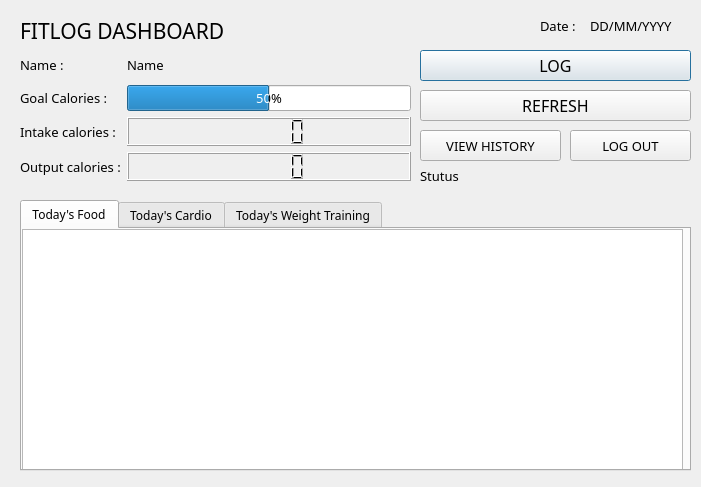
<?xml version="1.0" encoding="UTF-8"?>
<ui version="4.0">
 <class>Dashboard</class>
 <widget class="QDialog" name="Dashboard">
  <property name="geometry">
   <rect>
    <x>0</x>
    <y>0</y>
    <width>701</width>
    <height>487</height>
   </rect>
  </property>
  <property name="windowTitle">
   <string>Dialog</string>
  </property>
  <widget class="QPushButton" name="button_log">
   <property name="geometry">
    <rect>
     <x>420</x>
     <y>50</y>
     <width>271</width>
     <height>31</height>
    </rect>
   </property>
   <property name="font">
    <font>
     <family>Prompt</family>
     <pointsize>12</pointsize>
    </font>
   </property>
   <property name="text">
    <string>LOG</string>
   </property>
  </widget>
  <widget class="QLabel" name="label">
   <property name="geometry">
    <rect>
     <x>20</x>
     <y>20</y>
     <width>211</width>
     <height>21</height>
    </rect>
   </property>
   <property name="font">
    <font>
     <family>Prompt</family>
     <pointsize>16</pointsize>
    </font>
   </property>
   <property name="text">
    <string>FITLOG DASHBOARD</string>
   </property>
  </widget>
  <widget class="QWidget" name="gridLayoutWidget">
   <property name="geometry">
    <rect>
     <x>20</x>
     <y>50</y>
     <width>391</width>
     <height>131</height>
    </rect>
   </property>
   <property name="font">
    <font>
     <family>Prompt</family>
     <pointsize>10</pointsize>
    </font>
   </property>
   <layout class="QGridLayout" name="gridLayout">
    <item row="1" column="1">
     <widget class="QProgressBar" name="progressBar">
      <property name="value">
       <number>50</number>
      </property>
     </widget>
    </item>
    <item row="3" column="0">
     <widget class="QLabel" name="label_4">
      <property name="text">
       <string>Output calories :</string>
      </property>
     </widget>
    </item>
    <item row="2" column="1">
     <widget class="QLCDNumber" name="lcdNumber_intake">
      <property name="font">
       <font>
        <weight>50</weight>
        <bold>false</bold>
       </font>
      </property>
      <property name="smallDecimalPoint">
       <bool>false</bool>
      </property>
     </widget>
    </item>
    <item row="2" column="0">
     <widget class="QLabel" name="label_3">
      <property name="text">
       <string>Intake calories :</string>
      </property>
     </widget>
    </item>
    <item row="3" column="1">
     <widget class="QLCDNumber" name="lcdNumber_output"/>
    </item>
    <item row="0" column="0">
     <widget class="QLabel" name="label_2">
      <property name="text">
       <string>Name :</string>
      </property>
     </widget>
    </item>
    <item row="0" column="1">
     <widget class="QLabel" name="label_fullname">
      <property name="text">
       <string>Name</string>
      </property>
     </widget>
    </item>
    <item row="1" column="0">
     <widget class="QLabel" name="label_5">
      <property name="text">
       <string>Goal Calories :</string>
      </property>
     </widget>
    </item>
   </layout>
  </widget>
  <widget class="QPushButton" name="button_history">
   <property name="geometry">
    <rect>
     <x>420</x>
     <y>130</y>
     <width>141</width>
     <height>31</height>
    </rect>
   </property>
   <property name="font">
    <font>
     <family>Prompt</family>
     <pointsize>10</pointsize>
    </font>
   </property>
   <property name="text">
    <string>VIEW HISTORY</string>
   </property>
  </widget>
  <widget class="QPushButton" name="button_logout">
   <property name="geometry">
    <rect>
     <x>570</x>
     <y>130</y>
     <width>121</width>
     <height>31</height>
    </rect>
   </property>
   <property name="font">
    <font>
     <family>Prompt</family>
     <pointsize>10</pointsize>
    </font>
   </property>
   <property name="text">
    <string>LOG OUT</string>
   </property>
  </widget>
  <widget class="QPushButton" name="button_refresh">
   <property name="geometry">
    <rect>
     <x>420</x>
     <y>90</y>
     <width>271</width>
     <height>31</height>
    </rect>
   </property>
   <property name="font">
    <font>
     <family>Prompt</family>
     <pointsize>12</pointsize>
    </font>
   </property>
   <property name="text">
    <string>REFRESH</string>
   </property>
  </widget>
  <widget class="QLabel" name="label_status">
   <property name="geometry">
    <rect>
     <x>420</x>
     <y>160</y>
     <width>271</width>
     <height>31</height>
    </rect>
   </property>
   <property name="font">
    <font>
     <family>Prompt</family>
     <pointsize>10</pointsize>
    </font>
   </property>
   <property name="text">
    <string>Stutus</string>
   </property>
  </widget>
  <widget class="QLabel" name="label_status_2">
   <property name="geometry">
    <rect>
     <x>540</x>
     <y>10</y>
     <width>51</width>
     <height>31</height>
    </rect>
   </property>
   <property name="font">
    <font>
     <family>Prompt</family>
     <pointsize>10</pointsize>
    </font>
   </property>
   <property name="text">
    <string>Date :</string>
   </property>
  </widget>
  <widget class="QLabel" name="label_date">
   <property name="geometry">
    <rect>
     <x>590</x>
     <y>10</y>
     <width>91</width>
     <height>31</height>
    </rect>
   </property>
   <property name="font">
    <font>
     <family>Prompt</family>
     <pointsize>10</pointsize>
    </font>
   </property>
   <property name="text">
    <string>DD/MM/YYYY</string>
   </property>
  </widget>
  <widget class="QTabWidget" name="tabWidget">
   <property name="geometry">
    <rect>
     <x>20</x>
     <y>200</y>
     <width>671</width>
     <height>271</height>
    </rect>
   </property>
   <property name="font">
    <font>
     <family>Prompt</family>
    </font>
   </property>
   <property name="tabPosition">
    <enum>QTabWidget::North</enum>
   </property>
   <property name="currentIndex">
    <number>0</number>
   </property>
   <widget class="QWidget" name="tab">
    <attribute name="title">
     <string>Today's Food</string>
    </attribute>
    <widget class="QTableView" name="tableView">
     <property name="geometry">
      <rect>
       <x>0</x>
       <y>0</y>
       <width>661</width>
       <height>241</height>
      </rect>
     </property>
     <property name="font">
      <font>
       <family>Prompt</family>
      </font>
     </property>
    </widget>
   </widget>
   <widget class="QWidget" name="tab_2">
    <attribute name="title">
     <string>Today's Cardio</string>
    </attribute>
    <widget class="QTableView" name="tableView_cardio">
     <property name="geometry">
      <rect>
       <x>0</x>
       <y>0</y>
       <width>661</width>
       <height>241</height>
      </rect>
     </property>
    </widget>
   </widget>
   <widget class="QWidget" name="tab_3">
    <attribute name="title">
     <string>Today's Weight Training</string>
    </attribute>
    <widget class="QTableView" name="tableView_wt">
     <property name="geometry">
      <rect>
       <x>0</x>
       <y>0</y>
       <width>661</width>
       <height>241</height>
      </rect>
     </property>
    </widget>
   </widget>
  </widget>
 </widget>
 <resources/>
 <connections/>
</ui>
